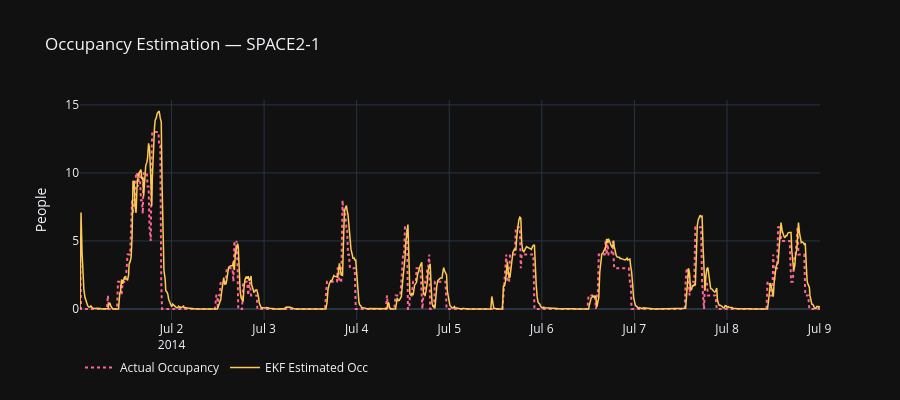

Write notebook code for a chart like this one.
### Markdown cell above
## 4 · EKF Occupancy Estimation vs Ground Truth

### Code cell
fig = go.Figure()
t = df['Datetime']

fig.add_trace(go.Scatter(x=t, y=df[f'{ZONE}_Occupants'],
    name='Actual Occupancy', line=dict(color='#FF6692', width=2, dash='dot')))
fig.add_trace(go.Scatter(x=t, y=df[f'{ZONE}_Occ_est'],
    name='EKF Estimated Occ', line=dict(color='#FECB52', width=1.5)))

fig.update_layout(template='plotly_dark', height=400,
    title=f'Occupancy Estimation — {ZONE}',
    yaxis_title='People',
    legend=dict(orientation='h', y=-0.15))
fig.show()

### Figure 1 — Plotly figure (JSON) as saved in the notebook; plotly's stock layout.template omitted (floating-point values rounded to 4 significant figures; data arrays with more than 128 entries replaced by an {"elided": "..."} marker saying what was removed)
{"data": [{"line": {"color": "#FF6692", "dash": "dot", "width": 2}, "name": "Actual Occupancy", "type": "scatter", "x": {"elided": "768 str values"}, "y": {"elided": "768 int values"}}, {"line": {"color": "#FECB52", "width": 1.5}, "name": "EKF Estimated Occ", "type": "scatter", "x": {"elided": "768 str values"}, "y": {"elided": "768 float values"}}], "layout": {"height": 400, "legend": {"orientation": "h", "y": -0.15}, "title": {"text": "Occupancy Estimation — SPACE2-1"}, "yaxis": {"title": {"text": "People"}}}}
